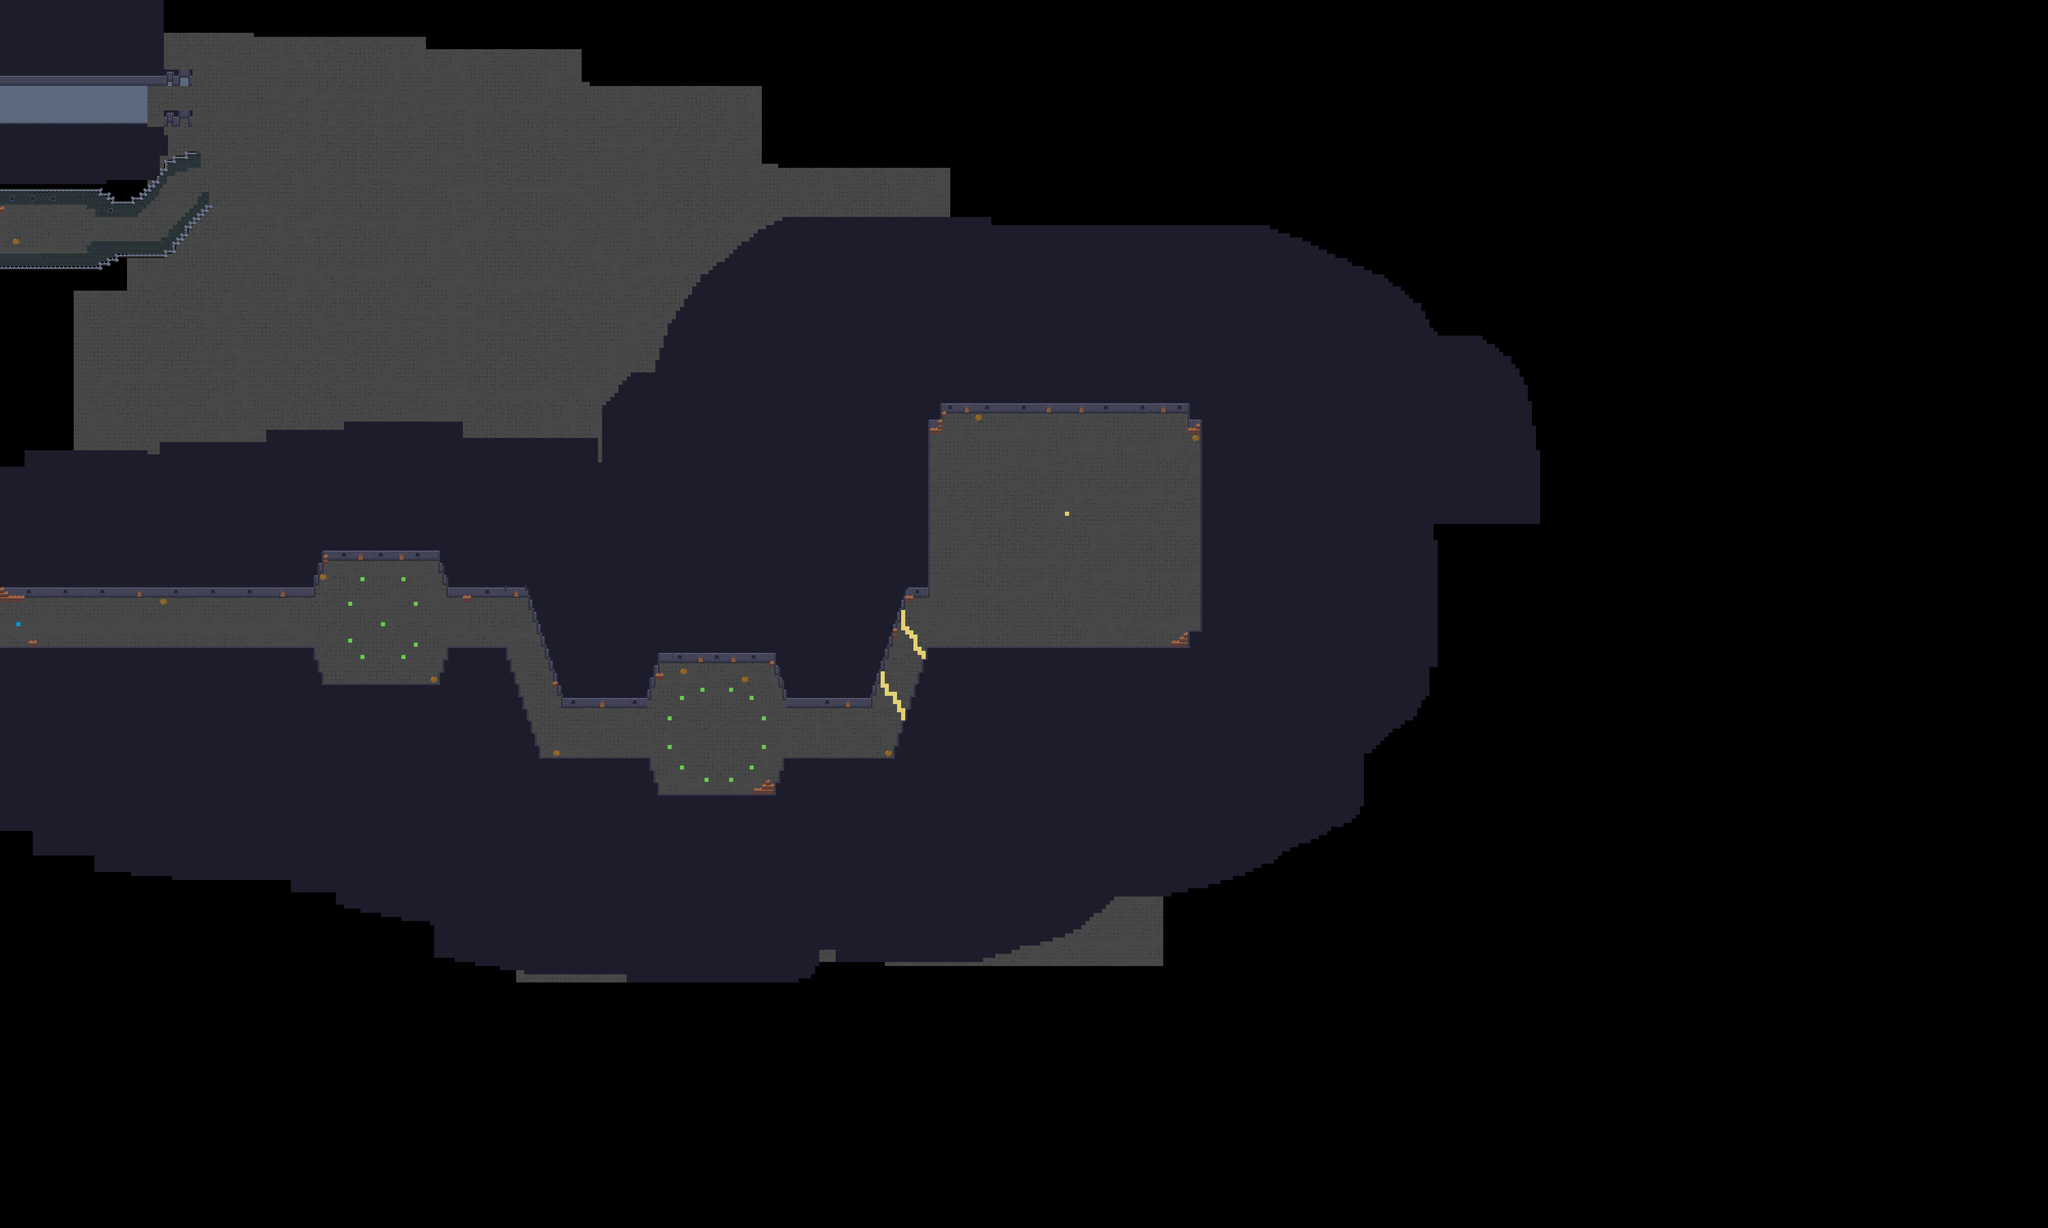

Rendered tile map (Tiled .tmx) drawn with the repository's tilesets; below, a short description and the map source with its tile grids summarised:
An orthogonal 500x300 tile map with 16x16 px tiles, 9 tile layers (floor, walls, other, embient, ...), 3 tilesets.

<map version="1.10" tiledversion="1.11.2" orientation="orthogonal" renderorder="right-down" width="500" height="300" tilewidth="16" tileheight="16" infinite="0" nextlayerid="12" nextobjectid="7">
 <tileset firstgid="1" source="level 2 - castle.tsx" />
 <tileset firstgid="145" source="walls_floor.tsx" />
 <tileset firstgid="638" source="../spr_tileset_sunnysideworld.tsx" />
 <layer id="1" name="floor" width="500" height="300">
  <data>[150000 cells, 53334 non-empty, 26 distinct tile ids]</data>
 </layer>
 <layer id="2" name="walls" width="500" height="300">
  <data>[150000 cells, 41312 non-empty, 68 distinct tile ids]</data>
 </layer>
 <layer id="4" name="other" width="500" height="300">
  <data>[150000 cells, 6181 non-empty, 13 distinct tile ids]</data>
 </layer>
 <layer id="5" name="embient" width="500" height="300">
  <data>[150000 cells, 34 non-empty, 12 distinct tile ids]</data>
 </layer>
 <layer id="11" name="other+" width="500" height="300">
  <data>[150000 cells, 36 non-empty, 4 distinct tile ids]</data>
 </layer>
 <layer id="7" name="skelets" width="500" height="300">
  <data>[150000 cells, 21 non-empty, 1 distinct tile ids]</data>
 </layer>
 <layer id="8" name="player" width="500" height="300">
  <data>[150000 cells, 1 non-empty, 1 distinct tile ids]</data>
 </layer>
 <layer id="9" name="boss" width="500" height="300">
  <data>[150000 cells, 1 non-empty, 1 distinct tile ids]</data>
 </layer>
 <layer id="10" name="heal" width="500" height="300">
  <data>[150000 cells, 34 non-empty, 1 distinct tile ids]</data>
 </layer>
</map>
